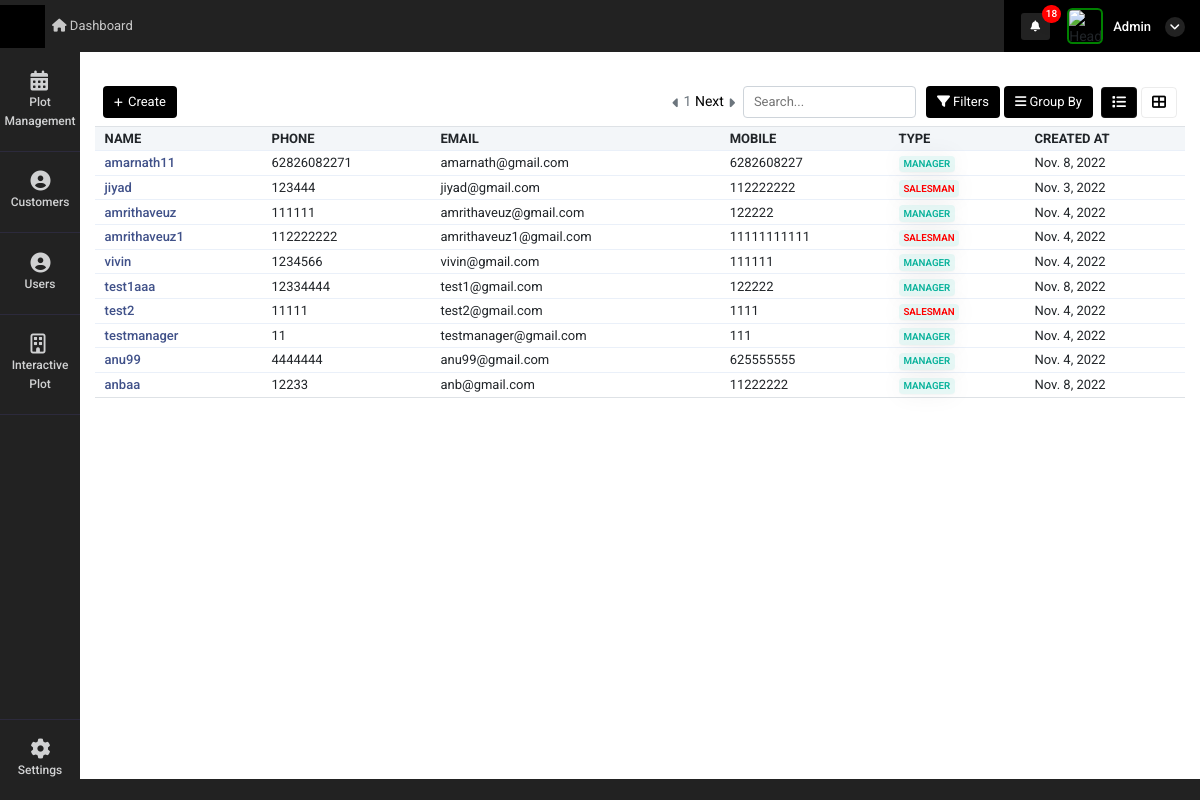
Before: /demo_card_view (signed in) with the older database file.
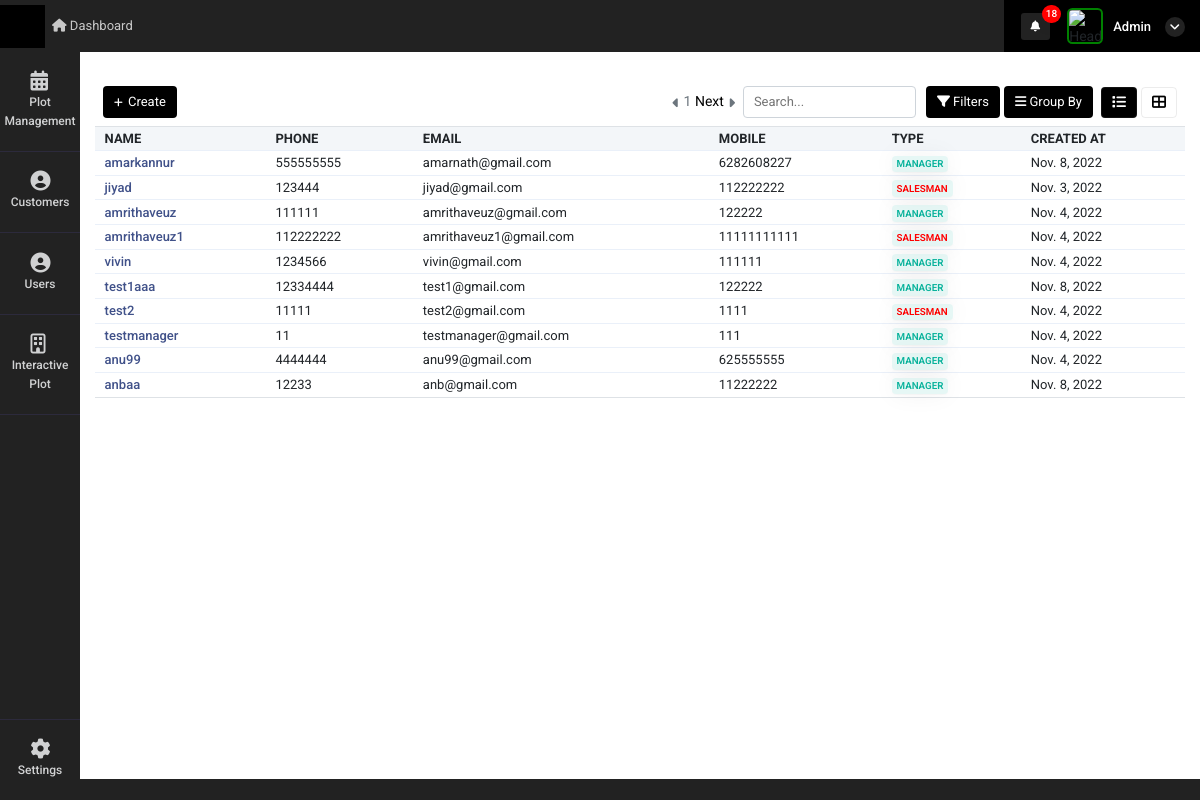
After: the same page with the newer database file.
### super_admin/models.py (models this page shows)
class common(models.Model):  # COMM0N
    dt = models.DateField(auto_now=True)
    tm = models.TimeField(auto_now=True)
    updated = models.DateTimeField(default=timezone.now)
    status = models.CharField(max_length=255, null=True)
    class Meta:
        abstract = True

class user_Details(common):
    auth_user = models.ForeignKey(User,on_delete=models.CASCADE,related_name="auth_user_login_id", null=True)
    name = models.CharField(max_length=255,null=True)
    phone = models.CharField(max_length=255,null=True)
    email = models.EmailField(null=True)
    mobile = models.CharField(max_length=255,null=True)
    emp_id = models.CharField(max_length=255,null=True)
    address1 = models.CharField(max_length=255,null=True)
    address2 = models.CharField(max_length=255,null=True)
    city = models.CharField(max_length=255,null=True)
    state = models.CharField(max_length=255,null=True)
    country = models.CharField(max_length=255,null=True)
    zip = models.CharField(max_length=255,null=True)
    password_geration_type = models.CharField(max_length=255,choices=password_generate_option,null=True)
    user_type = models.CharField(max_length=255,choices=login_user_type,null=True)
    atatchment = models.FileField(upload_to="user_image",null=True)
    created_by = models.ForeignKey(User,on_delete=models.CASCADE,related_name="added_by_user_id", null=True)
    plot_list_view = models.CharField(max_length=255,null=True)
    price_visibility = models.IntegerField(null=True,default=1)
    property_access =  models.CharField(max_length=255,choices=property_access_option,null=True)
    manager_nav_ploat_permission = models.IntegerField(default=0)
    manager_nav_user_permission = models.IntegerField(default=0)
    manager_nav_plot_edit_permission = models.IntegerField(default=0)
    manager_nav_booking_cancel_permission = models.IntegerField(default=0)
    manager_nav_customer_read_permission = models.IntegerField(default=0)
    manager_nav_customer_write_permission = models.IntegerField(default=0)
    manager_nav_customer_edit_permission = models.IntegerField(default=0)
    manager_nav_document_read_permission = models.IntegerField(default=0)
    manager_nav_document_write_permission = models.IntegerField(default=0)
    manager_nav_document_edit_permission = models.IntegerField(default=0)

### super_admin/views.py (the view)
# urls.py: path('demo_card_view',views.demo_card_view,name='demo_card_view'),
def demo_card_view(request):
    page_number = request.GET.get("page")
    user_data = user_Details.objects.all()
    data_paginator = Paginator(user_data, 10)
    try:
        page_obj = data_paginator.get_page(page_number)
    except PageNotAnInteger:
        page_obj = data_paginator.page(1)
    context = {
        'user_data': user_data,
        'page_obj': page_obj
    }
    return render(request,'super_admin/demo_card_view.html',context)

### super_admin/templatetags/notification.py (called while the page is built, shortened)
@register.filter(name='get_notifications')
def get_notifications(value,args):
    user_dat = User.objects.get(id=value.id)
    st = user_dat.is_superuser
    data_count = ''
    if st == True:
        data_count = user_request_plot.objects.filter(read_status=0).count()
    return data_count

@register.filter(name='get_loginUsernameImage')
def get_loginUsernameImage(value,args):
    user_dat = User.objects.get(id=value.id)
    st = user_dat.is_superuser
    image_url = ''
    if st == True:
        image_url = 'http://10.10.10.119:8000/static/adminicon.jpg'
    else:
        user_data = user_Details.objects.get(auth_user=value.id)
        if user_data.atatchment == '':
            image_url = 'http://10.10.10.119:8000/static/adminicon.jpg'
        else:
            image_url ='../media/'+str(user_data.atatchment)
    return image_url

@register.filter(name='get_nav_permission')
def get_nav_permission(value,args):
    user_dat = User.objects.get(id=value.id)
    st = user_dat.is_superuser
    if st == True:
        return True

### super_admin/templates/super_admin/demo_card_view.html (shortened to what the changed rows need)
{% extends "super_admin/base10.html" %}
{% block content %}
<div class="container-fluid mt-4">
    <div class="tab-content contnt" id="demo_result_employee">
        <div class="tab-pane active" id="home1" role="tabpanel">
            <div class="tab-content">
                <div class="tab-pane active" id="ho" role="tabpanel">
                    <div class="table-responsive mb-1  mt-2">
                        <table class="table table-nowrap align-middle user_table"
                            id="orderTable">
                            <thead class="table-light">
                                <tr class="text-uppercase">
                                    <th class="sort"
                                        data-sort="customer_name">
                                        Name</th>
                                    <th class="sort"
                                        data-sort="product_name">
                                       Phone
                                    </th>
                                    <th class="sort" data-sort="date">Email</th>
                                    <th class="sort" data-sort="company">
                                       Mobile
                                    </th>
                                    <th class="sort" data-sort="company">
                                        Type
                                     </th>
                                    <th class="sort" data-sort="company">
                                       Created At
                                    </th>
                                </tr>
                            </thead>
                            <tbody class="list form-check-all append_search_result">
                                {% for i in page_obj  %}
                                <tr onclick="window.location='user_edit?id={{i.id}}'">
                                    <td class="id"><a href="user_edit?id={{i.id}}"
                                            class="fw-medium link-primary">{{i.name}}</a>
                                    </td>
                                    <td class="customer_name">{{i.phone}}
                                    </td>
                                    <td class="product_name">{{i.email}}</td>
                                    <td class="date">{{i.mobile}}</td>
                                    <td class="company">
                                        {% if i.user_type == "manager" %}
                                        <span
                                            class="badge badge-soft-success text-uppercase">Manager</span>
                                        {% elif i.user_type == "salesman"  %}
                                        <span style="color: red!important"
                                            class="badge badge-soft-success text-uppercase">Salesman</span>
                                        {% endif %}
                                        </td>
                                    <td class="status">{{i.dt}}
                                    </td>
                                </tr>
                                {% endfor %}
                            </tbody>
                        </table>
                    </div>
                </div>
            </div>
        </div>
    </div>
</div>
{% endblock %}

Changed rows visible on the page:
changed user_Details "amarnath@gmail.com": name "amarnath11" → "amarkannur"; phone "62826082271" → "555555555"
